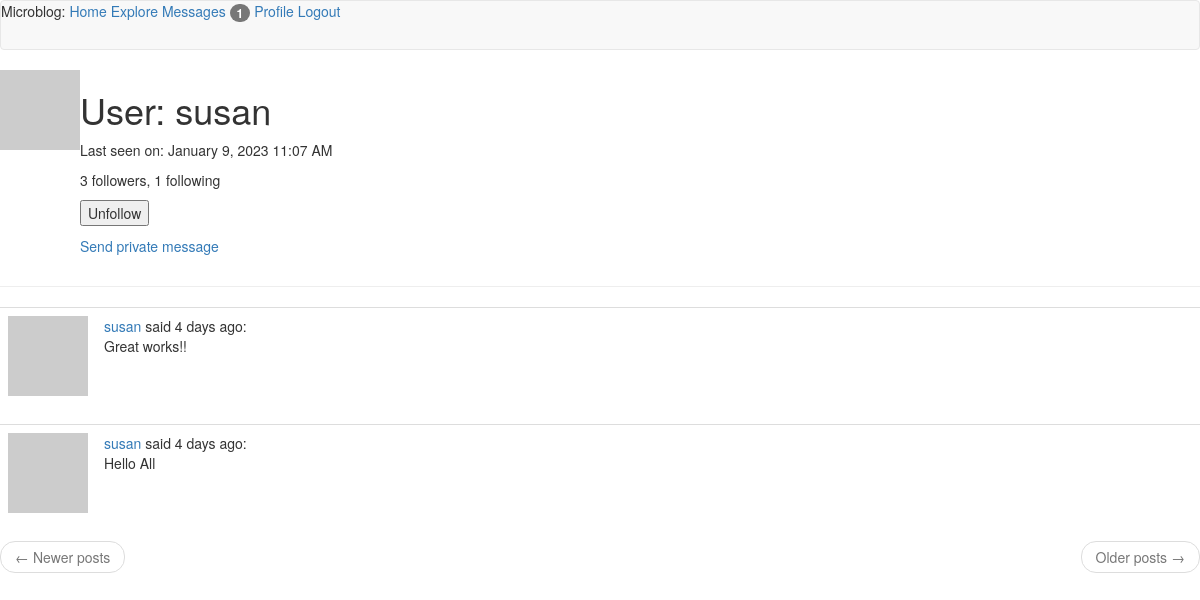
Page /user/susan (signed in) on the committed database.
### app/models.py (models this page shows, shortened)
class PaginatedAPIMixin(object):
    @staticmethod
    def to_collection_dict(query, page, per_page, endpoint, **kwargs):
        resources = query.paginate(page=page, per_page=per_page, error_out=False)
        data = {
            'items': [item.to_dict() for item in resources.items],
            '_meta': {
                'page': page,
                'per_page': per_page,
                'total_pages': resources.pages,
                'total_items':resources.total
            },
            '_links': {
                'self': url_for(endpoint, page=page, per_page=per_page, **kwargs),
                'next': url_for(endpoint, page=page + 1, per_page=per_page,
                                **kwargs) if resources.has_next else None,
                'prev': url_for(endpoint, page=page - 1, per_page=per_page,
                                **kwargs) if resources.has_prev else None
            }
        }
        return data

class User(PaginatedAPIMixin, UserMixin, db.Model):
    id = db.Column(db.Integer, primary_key=True)
    username = db.Column(db.String(64), index=True, unique=True)
    email = db.Column(db.String(120), index=True, unique=True)
    password_hash = db.Column(db.String(128))
    posts = db.relationship('Post', backref='author', lazy='dynamic')
    about_me = db.Column(db.String(140))
    last_seen = db.Column(db.DateTime, default=datetime.utcnow)
    followed = db.relationship(
        'User', secondary=followers,
        primaryjoin=(followers.c.follower_id == id),
        secondaryjoin=(followers.c.followed_id == id),
        backref=db.backref('followers', lazy='dynamic'), lazy='dynamic',
    )
    messages_sent = db.relationship('Message',
                                    foreign_keys='Message.sender_id',
                                    backref='author', lazy='dynamic')
    messages_received = db.relationship('Message',
                                        foreign_keys='Message.recipient_id',
                                        backref='recipient', lazy='dynamic')
    last_message_read_time = db.Column(db.DateTime)
    notifications = db.relationship('Notification', backref='user',
                                    lazy='dynamic')
    def avatar(self, size):
        digest = md5(self.email.lower().encode('utf-8')).hexdigest()
        return 'https://www.gravatar.com/avatar/{}?d=identicon&s={}'.format(digest, size)
    def is_following(self, user):
        return self.followed.filter(followers.c.followed_id == user.id).count() > 0
    def new_messages(self):
        last_read_time = self.last_message_read_time or datetime(1900, 1, 1)
        return Message.query.filter_by(recipient=self).filter(
            Message.timestamp > last_read_time).count()

class Post(db.Model):
    id = db.Column(db.Integer, primary_key=True)
    body = db.Column(db.String(140))
    timestamp = db.Column(db.DateTime, index=True, default=datetime.utcnow)
    user_id = db.Column(db.Integer, db.ForeignKey('user.id'))

### app/main/routes.py (the view)
@bp.route('/user/<username>')
@login_required
def user(username):
    form = EmptyForm()
    user = User.query.filter_by(username=username).first_or_404()
    page = request.args.get('page', 1, type=int)
    posts = user.posts.order_by(Post.timestamp.desc()).paginate(
        page=page, per_page=current_app.config['POSTS_PER_PAGE'], error_out=False)
    next_url = url_for('main.user', username=user.username, page=posts.next_num) \
        if posts.has_next else None
    prev_url = url_for('main.user', username=user.username, page=posts.prev_num) \
        if posts.has_prev else None
    return render_template('user.html', user=user, posts=posts.items,
                            next_url=next_url, prev_url=prev_url, form=form)

### app/main/forms.py
class EmptyForm(FlaskForm):
    submit = SubmitField('Submit')

### app/main/routes.py (called while the page is built)
@bp.before_request
def before_request():
    if current_user.is_authenticated:
        current_user.last_seen = datetime.utcnow()
        db.session.commit()

### app/models.py (called while the page is built)
@login.user_loader
def load_user(id):
    return User.query.get(int(id))

### app/templates/user.html (shortened to what this page needs)
{% extends "base.html" %}
{% block content %}
    <table>
        <tr valign="top">
            <td><img src="{{ user.avatar(128) }}"></td>
            <td>
                <h1>User: {{ user.username }}</h1>
                {% if user.last_seen %}
                <p>Last seen on: {{ moment(user.last_seen).format('LLL') }}</p>
                {% endif %}
                <p>{{ user.followers.count() }} followers, {{ user.followed.count() }} following</p>
                {% if user == current_user %}
                <p><a href="{{ url_for('main.edit_profile') }}">Edit your profile</a></p>
                {% else %}
                <p>
                    <form action="{{ url_for('main.unfollow', username=user.username) }}" method="post">
                        {{ form.submit(value='Unfollow') }}
                    </form>
                </p>
                <p>
                    <a href="{{ url_for('main.send_message',
                                        recipient=user.username) }}">
                        {{ 'Send private message' }}
                    </a>
                </p>
                {% endif %}
            </td>
        </tr>
    </table>
    <hr>
    {% for post in posts %}
    <table>
        <tr valign="top">
            {% include "_post.html" %}
        </tr>
    </table>
    {% endfor %}
    <nav aria-label="...">
        <ul class="pager">
            <li class="previous{% if not prev_url %} disabled{% endif %}">
                <a href="{{ prev_url or '#' }}">
                    <span aria-hidden="true">&larr;</span> Newer posts
                </a>
            </li>
            <li class="next{% if not next_url %} disabled{% endif %}">
                <a href="{{ next_url or '#' }}">
                    Older posts <span aria-hidden="true">&rarr;</span>
                </a>
            </li>
        </ul>
    </nav>
{% endblock  %}

### app/templates/_post.html
<table class="table table-hover">
    <tr>
        <td width="70px">
            <a href="{{ url_for('main.user', username=post.author.username) }}">
                <img src="{{ post.author.avatar(70) }}" />
            </a>
        </td>
        <td>
            <a href="{{ url_for('main.user', username=post.author.username) }}">
                {{ post.author.username }}
            </a>
            said {{ moment(post.timestamp).fromNow() }}:
            <br>
            {{ post.body }}
        </td>
    </tr>
</table>

### rows in the picture
User: username "susan", last_seen "January 9, 2023 11:07 AM"
Post: author.username "susan", timestamp "4 days ago", body "Great works!!"
Post: author.username "susan", timestamp "4 days ago", body "Hello All"

### other values in the picture
{{ 'Messages' }} "Messages"
{{ new_messages }} "1"
{{ user.followers.count() }} "3"
{{ user.followed.count() }} "1"
{{ 'Send private message' }} "Send private message"
